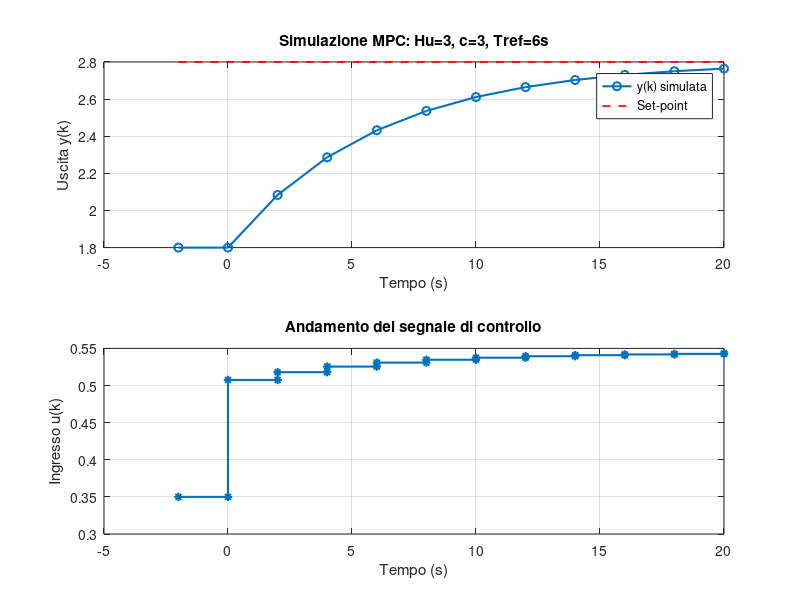

Write MATLAB code to recreate this figure.
clear all;
clc;

num = 1.8;
den = [1, -0.65]; 
Ts = 2.0;         
G = tf(num, den, Ts);

% Parametri MPC
Hp = 3;           
Hu = 3;           
c = 3;
P = [1, 2, 3];   
set_point = 2.8;  
Tref = 6.0;

% Condizioni iniziali
u_precedente = 0.35; 
y_attuale = 1.8;     
y_precedente = 1.8;
epsilon_attuale = set_point - y_attuale;

epsilon_P = zeros(1, c); 
ref_P = zeros(1, c);  
for i = 1:c
    epsilon_P(i) = epsilon_attuale * exp(-(P(i)*Ts)/Tref);
    ref_P(i) = set_point - epsilon_P(i);
end
T = ref_P'; 
fprintf('Vettore riferimento T:\n'); disp(T);

% Calcolo della risposta libera
y_libera_predetta = zeros(c, 1);
y_libera_temp = y_attuale;
for i = 1:Hp

    y_libera_temp = 0.65 * y_libera_temp + 1.8 * u_precedente;
    y_libera_predetta(i) = y_libera_temp;
end
fprintf('Vettore risposta libera:\n'); disp(y_libera_predetta);

% Calcolo della risposta forzata al gradino
y_step = zeros(1, Hp);
s_temp = 0;
for j = 1:Hp
    s_temp = 0.65 * s_temp + 1.8; % y(k) = 0.65*y(k-1) + 1.8*u(k-1) con u=1
    y_step(j) = s_temp;
end
y_step_finale = y_step(Hp); % S(Hp)
fprintf('Coefficienti risposta al gradino S:\n'); disp(y_step');

% Costruzione della matrice Theta
Theta = [ y_step(1)   0           0;
          y_step(2)   y_step(1)   0;
          y_step(3)   y_step(2)   y_step(1) ];
fprintf('Matrice Theta:\n'); disp(Theta);

% Calcolo dell'ingresso ottimo con risoluzione del sistema
Delta_U_vettore = Theta \ (T - y_libera_predetta);
delta_u_hat = Delta_U_vettore(1); 
u_hat = u_precedente + delta_u_hat; 

fprintf("\nRisultato all'istante k: \n");
fprintf('delta_u_hat(k|k) = %.4f\n', delta_u_hat);
fprintf('u_hat(k|k) = %.4f\n', u_hat);

% Calcolo dell'uscita predetta
y_k1 = 0.65 * y_attuale + 1.8 * u_hat;
fprintf('y_predetta(k+1) = %.4f\n\n', y_k1);

% Simulazione per i grafici
time_sim = -2:Ts:20; 
y_simulata = zeros(1, length(time_sim));
u_simulata = zeros(1, length(time_sim));

% Condizioni iniziali per la simulazione
y_simulata(1) = y_precedente;             
u_simulata(1) = u_precedente;             
y_simulata(2) = y_attuale;                 
u_simulata(2) = u_hat;

% Simulazione MPC
lambda = exp(-Ts/Tref); 
for k = 3:length(time_sim)
   
    y_simulata(k) = 0.65 * y_simulata(k-1) + 1.8 * u_simulata(k-1);

    eps_loop = set_point - y_simulata(k);
    T_loop = zeros(c, 1);
    for i = 1:c
        T_loop(i) = set_point - eps_loop * (lambda^P(i));
    end

    Yf_loop = zeros(c, 1);
    yl_temp = y_simulata(k);
    for i = 1:Hp
        yl_temp = 0.65 * yl_temp + 1.8 * u_simulata(k-1);
        Yf_loop(i) = yl_temp;
    end

    DU_loop = Theta \ (T_loop - Yf_loop);
    u_simulata(k) = u_simulata(k-1) + DU_loop(1);
end

% Creazione dei grafici
figure;
subplot(2,1,1)
plot(time_sim, y_simulata, '-o', 'LineWidth', 1.5); hold on;
plot(time_sim, set_point * ones(1, length(time_sim)), '--r', 'LineWidth', 1.2);
xlabel('Tempo (s)'); ylabel('Uscita y(k)');
title('Simulazione MPC: Hu=3, c=3, Tref=6s');
legend('y(k) simulata', 'Set-point');
grid on;

subplot(2,1,2)
stairs(time_sim, u_simulata, '-*', 'LineWidth', 1.5);
xlabel('Tempo (s)'); ylabel('Ingresso u(k)');
title('Andamento del segnale di controllo');
grid on;
